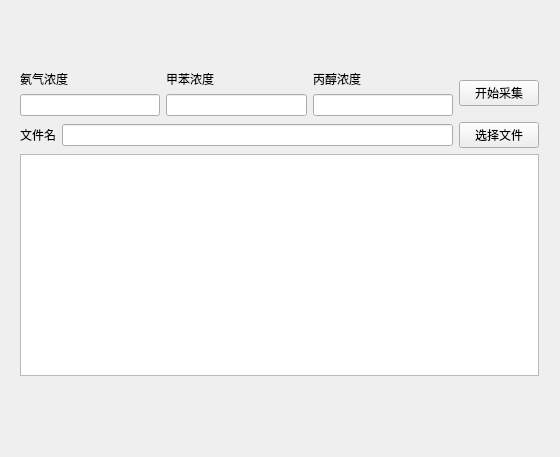
<?xml version="1.0" encoding="UTF-8"?>
<ui version="4.0">
 <class>Form</class>
 <widget class="QWidget" name="Form">
  <property name="geometry">
   <rect>
    <x>0</x>
    <y>0</y>
    <width>560</width>
    <height>457</height>
   </rect>
  </property>
  <property name="windowTitle">
   <string>Form</string>
  </property>
  <widget class="QWidget" name="">
   <property name="geometry">
    <rect>
     <x>20</x>
     <y>70</y>
     <width>519</width>
     <height>306</height>
    </rect>
   </property>
   <layout class="QVBoxLayout" name="verticalLayout">
    <item>
     <layout class="QHBoxLayout" name="horizontalLayout">
      <item>
       <layout class="QVBoxLayout" name="verticalLayout_2">
        <item>
         <widget class="QLabel" name="label">
          <property name="text">
           <string>氨气浓度</string>
          </property>
         </widget>
        </item>
        <item>
         <widget class="QLineEdit" name="le_ammonia_concentration"/>
        </item>
       </layout>
      </item>
      <item>
       <layout class="QVBoxLayout" name="verticalLayout_3">
        <item>
         <widget class="QLabel" name="label_2">
          <property name="text">
           <string>甲苯浓度</string>
          </property>
         </widget>
        </item>
        <item>
         <widget class="QLineEdit" name="le_toluene_concentration"/>
        </item>
       </layout>
      </item>
      <item>
       <layout class="QVBoxLayout" name="verticalLayout_4">
        <item>
         <widget class="QLabel" name="label_3">
          <property name="text">
           <string>丙醇浓度</string>
          </property>
         </widget>
        </item>
        <item>
         <widget class="QLineEdit" name="le_propanol_concentration"/>
        </item>
       </layout>
      </item>
      <item>
       <widget class="QPushButton" name="btn_start_collect">
        <property name="text">
         <string>开始采集</string>
        </property>
       </widget>
      </item>
     </layout>
    </item>
    <item>
     <layout class="QHBoxLayout" name="horizontalLayout_2">
      <item>
       <widget class="QLabel" name="label_4">
        <property name="text">
         <string>文件名</string>
        </property>
       </widget>
      </item>
      <item>
       <widget class="QLineEdit" name="le_file_input"/>
      </item>
      <item>
       <widget class="QPushButton" name="btn_choose_file">
        <property name="text">
         <string>选择文件</string>
        </property>
       </widget>
      </item>
     </layout>
    </item>
    <item>
     <widget class="QTextEdit" name="te_result"/>
    </item>
   </layout>
  </widget>
 </widget>
 <resources/>
 <connections/>
</ui>
